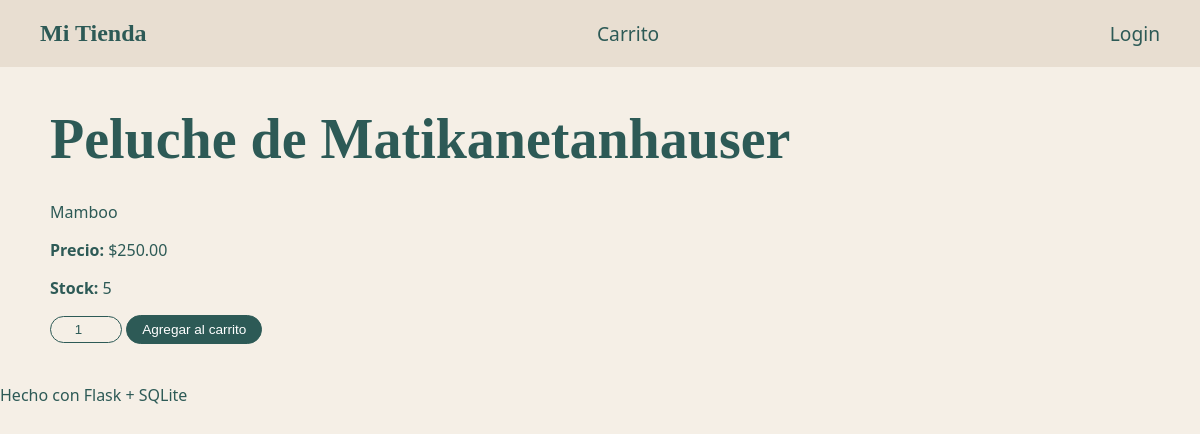
Page /producto/5 on the committed database.
### tables this page shows
CREATE TABLE productos(
                    id INTEGER PRIMARY KEY AUTOINCREMENT,
                    nombre TEXT NOT NULL,
                    descripcion TEXT,
                    precio REAL NOT NULL CHECK(precio >= 0),
                    stock INTEGER NOT NULL DEFAULT 0 CHECK(stock >= 0),
                    imagen_url TEXT
                );

### app.py (the view)
@app.route("/producto/<int:producto_id>")
def producto(producto_id):
    p = db.obtener_producto(producto_id)
    if not p:
        return "Producto no encontrado", 404
    return render_template("producto.html", p=p, carrito=carrito_session())

### app.py (called while the page is built)
def carrito_session():
    if "carrito" not in session:
        session["carrito"] = {}
    return session["carrito"]

### tienda_db.py (called while the page is built)
    def obtener_producto(self, producto_id):
        try:
            self.cursor.execute("SELECT * FROM productos WHERE id=?;", (producto_id,))
            return self.cursor.fetchone()
        except Error as e:
            print(f"[DB] Error obteniendo producto: {e}")
            return None

### templates/producto.html (shortened to what this page needs)
{% extends "base.html" %}
{% block content %}
<h1>{{ p["nombre"] }}</h1>
<p>{{ p["descripcion"] or "" }}</p>
<p><strong>Precio:</strong> ${{ "%.2f"|format(p["precio"]) }}</p>
<p><strong>Stock:</strong> {{ p["stock"] }}</p>
<form method="post" action="{{ url_for('carrito_agregar') }}">
  <input class="qty" type="number" name="cantidad" min="1" value="1">
  <button class="btn primary" type="submit">Agregar al carrito</button>
</form>
{% endblock %}

### static/styles.css (style rules this page uses)
:root { --bg-color: #f5efe6; --card-bg: #e8ded1; --text-dark: #2d5a56; --font-serif: 'Georgia', serif; --font-sans: system-ui, Arial; }
body { margin: 0; background: var(--bg-color); color: var(--text-dark); font-family: var(--font-sans); }
h1, h2, .card h3 { font-family: var(--font-serif); color: var(--text-dark); }
h1 { font-size: 3.5rem; margin-bottom: 30px; }
.btn { border: 1px solid var(--text-dark); background: transparent; padding: 6px 15px; border-radius: 20px; cursor: pointer; text-decoration: none; color: var(--text-dark); font-size: 0.85rem; transition: all 0.3s; }
.btn.primary { background: var(--text-dark); color: white; }
.qty { width: 60px; padding: 5px; border-radius: 15px; border: 1px solid var(--text-dark); background: transparent; text-align: center; color: var(--text-dark); }

### rows in the picture
productos: nombre "Peluche de Matikanetanhauser", descripcion "Mamboo", precio "250.00", stock "5"
